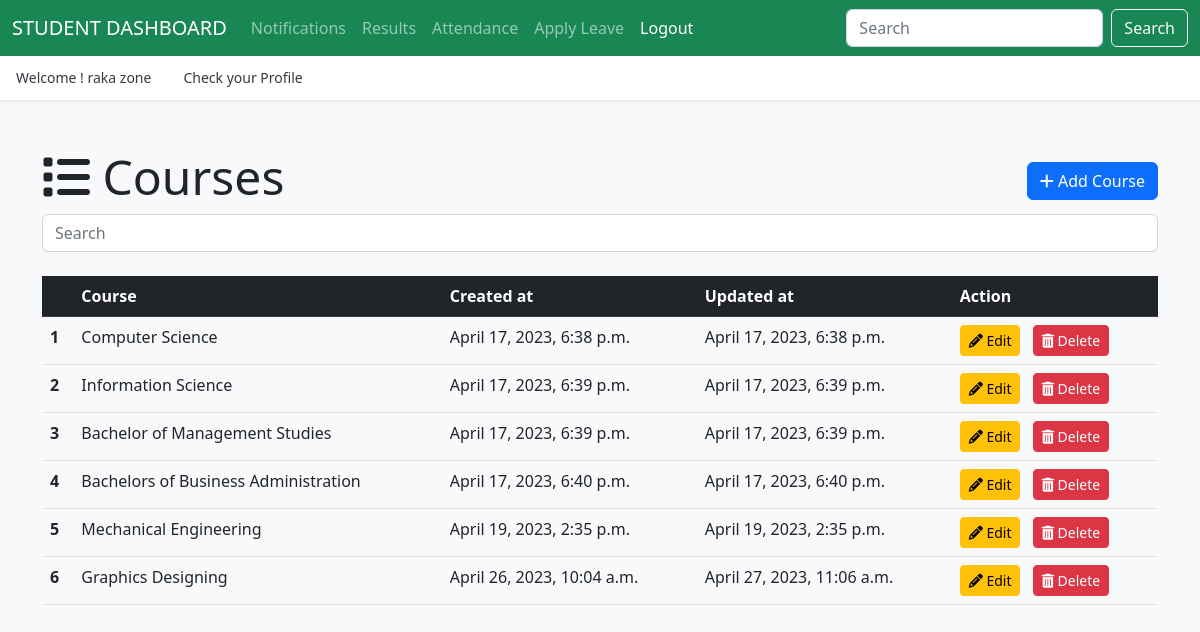
The app's page /hod/course/ (signed in) with its own data.
### authentication/models.py (models this page shows, shortened)
class UserProfile(models.Model):
    user = models.OneToOneField(User, on_delete=models.CASCADE)
    usertype = models.CharField(max_length=50)

### app_hod/models.py (models this page shows, shortened)
class Course(models.Model):
    name = models.CharField(max_length=100)
    created_at = models.DateTimeField(auto_now_add=True)
    updated_at = models.DateTimeField(auto_now=True)

### app_hod/views.py (the view)
# urls.py: path('course/', views.course_index, name='list-course'),
@login_required(login_url='/login/')
def course_index(request):
    course = Course.objects.all()
    context = {"data": course}
    return render(request,'hod/course_index.html', context)

### templates/hod/course_index.html (shortened to what this page needs)
{% extends "layouts/master.html" %}
{% block content %}
<div class="container my-5">
    <div class="d-flex justify-content-between align-items-center">
        <h1 class="display-5 mb-2"><i class="fas fa-list"></i> Courses</h1>
        <a href="{% url 'add-course' %}" class="btn btn-primary"><i class="fas fa-plus"></i> Add Course</a>
    </div>
    <input class="form-control me-2" id="searchInput" type="search" placeholder="Search" aria-label="Search">
    <table class="table mt-4" id="dataTable">
        <thead class="table-dark">
            <tr>
                <th scope="col"></th>
                <th scope="col">Course</th>
                <th scope="col">Created at</th>
                <th scope="col">Updated at</th>
                <th scope="col">Action</th>
            </tr>
        </thead>
        <tbody>
            {% for courses in data %}
            <tr>
                <th scope="row">{{ forloop.counter }}</th>
                <td>{{ courses.name }}</td>
                <td>{{ courses.created_at }}</td>
                <td>{{ courses.updated_at }}</td>
                <td>
                    <a href="{% url 'edit-course' courses.id %}" class="btn btn-sm btn-warning me-2"><i class="fas fa-pencil-alt"></i> Edit</a>
                    <a href="{% url 'delete-course' courses.id %}" class="btn btn-sm btn-danger"><i class="fas fa-trash-alt"></i> Delete</a>
                </td>
            </tr>
            {% endfor %}
        </tbody>
    </table>
</div>
{% endblock %}

### templates/layouts/master.html (shortened to what this page needs)
{% load static %}
<!doctype html>
<html lang="en">
<head>
  <link rel="stylesheet" href="https://cdnjs.cloudflare.com/ajax/libs/font-awesome/6.4.0/css/all.min.css">
  <link href="https://cdn.jsdelivr.net/npm/bootstrap@5.2.3/dist/css/bootstrap.min.css" rel="stylesheet">
  <link href="{% static 'css/offcanvas.css' %}" rel="stylesheet">
</head>
<body class="bg-light">
  {% if user.userprofile.usertype == 'hod' %}
  <nav class="navbar navbar-expand-lg fixed-top navbar-dark bg-success" aria-label="Main navigation">
    <div class="container-fluid">
      <a class="navbar-brand" href="{% url 'hodpage' %}" style="text-transform:uppercase;">{{ user.userprofile.usertype }} Dashboard</a>
      <button class="navbar-toggler p-0 border-0" type="button" id="navbarSideCollapse" aria-label="Toggle navigation">
        <span class="navbar-toggler-icon"></span>
      </button>
      <div class="navbar-collapse offcanvas-collapse" id="navbarsExampleDefault">
        <ul class="navbar-nav me-auto mb-2 mb-lg-0">
          <li class="nav-item dropdown">
            <a class="nav-link dropdown-toggle" href="#" id="dropdown06" data-bs-toggle="dropdown" aria-expanded="false">Leave</a>
            <ul class="dropdown-menu" aria-labelledby="dropdown06">
              <li><a class="dropdown-item" href="{% url 'leave-student' %}">Student Leave</a></li>
              <li><a class="dropdown-item" href="{% url 'leave-staff' %}">Staff Leave</a></li>
            </ul>
          </li>
          <li class="nav-item dropdown">
            <a class="nav-link dropdown-toggle" href="#" id="dropdown00" data-bs-toggle="dropdown" aria-expanded="false">Notification</a>
            <ul class="dropdown-menu" aria-labelledby="dropdown00">
              <li><a class="dropdown-item" href="{% url 'send-studentnotification' %}">Student Notification</a></li>
              <li><a class="dropdown-item" href="{% url 'send-staffnotification' %}">Staff Notification</a></li>
            </ul>
          </li>
          <li class="nav-item dropdown">
            <a class="nav-link dropdown-toggle" href="#" id="dropdown01" data-bs-toggle="dropdown" aria-expanded="false">Course</a>
            <ul class="dropdown-menu" aria-labelledby="dropdown01">
              <li><a class="dropdown-item" href="{% url 'add-course' %}">Add Course</a></li>
              <li><a class="dropdown-item" href="{% url 'list-course' %}">View Course</a></li>
            </ul>
          </li>
          <li class="nav-item dropdown">
            <a class="nav-link dropdown-toggle" href="#" id="dropdown02" data-bs-toggle="dropdown" aria-expanded="false">Student</a>
            <ul class="dropdown-menu" aria-labelledby="dropdown02">
              <li><a class="dropdown-item" href="{% url 'add-student' %}">Add Student</a></li>
              <li><a class="dropdown-item" href="{% url 'list-student' %}">View Student</a></li>
            </ul>
          </li>
          <li class="nav-item dropdown">
            <a class="nav-link dropdown-toggle" href="#" id="dropdown03" data-bs-toggle="dropdown" aria-expanded="false">Staff</a>
            <ul class="dropdown-menu" aria-labelledby="dropdown03">
              <li><a class="dropdown-item" href="{% url 'add-staff' %}">Add Staff</a></li>
              <li><a class="dropdown-item" href="{% url 'list-staff' %}">View Staff</a></li>
            </ul>
          </li>
          <li class="nav-item dropdown">
            <a class="nav-link dropdown-toggle" href="#" id="dropdown04" data-bs-toggle="dropdown" aria-expanded="false">Subject</a>
            <ul class="dropdown-menu" aria-labelledby="dropdown04">
              <li><a class="dropdown-item" href="{% url 'add-subject' %}">Add Subject</a></li>
              <li><a class="dropdown-item" href="{% url 'list-subject' %}">View Subject</a></li>
            </ul>
          </li>
          <li class="nav-item">
            <a class="nav-link active" aria-current="page" href="{% url 'hod-attendance' %}">Attendance</a>
          </li>
          <li class="nav-item">
            <a class="nav-link" href="{% url 'hod-result' %}">Results</a>
          </li>
          <li class="nav-item">
            <a class="nav-link active" aria-current="page" href="{% url 'logout' %}">Logout</a>
          </li>
        </ul>
      </div>
    </div>
  </nav>
  {% elif user.userprofile.usertype == 'student' %}
  <nav class="navbar navbar-expand-lg fixed-top navbar-dark bg-success" aria-label="Main navigation">
    <div class="container-fluid">
      <a class="navbar-brand" href="{% url 'studentpage' %}" style="text-transform:uppercase;">{{ user.userprofile.usertype }} Dashboard</a>
      <div class="navbar-collapse offcanvas-collapse" id="navbarsExampleDefault">
        <ul class="navbar-nav me-auto mb-2 mb-lg-0">
          <li class="nav-item">
            <a class="nav-link" href="{% url 'student-notification' %}">Notifications</a>
          </li>
          <li class="nav-item">
            <a class="nav-link" href="{% url 'student-result' %}">Results</a>
          </li>
          <li class="nav-item">
            <a class="nav-link" href="{% url 'student-attendance' %}">Attendance</a>
          </li>
          <li class="nav-item">
            <a class="nav-link" href="{% url 'student-applyleave' %}">Apply Leave</a>
          </li>
          <li class="nav-item">
            <a class="nav-link active" aria-current="page" href="{% url 'logout' %}">Logout</a>
          </li>
        </ul>
        <form class="d-flex">
          <input class="form-control me-2" type="search" placeholder="Search" aria-label="Search">
          <button class="btn btn-outline-light" type="submit">Search</button>
        </form>
      </div>
    </div>
  </nav>
  {% endif %}
  <div class="nav-scroller bg-body shadow-sm">
    <nav class="nav nav-underline" aria-label="Secondary navigation">
      <p class="nav-link active" aria-current="page">Welcome ! {{ user.first_name }} {{ user.last_name }}</p>
      <a class="nav-link active" aria-current="page"
      {% if user.userprofile.usertype == 'hod' %}
      href=" {% url 'hodprofile' %}"
      {% elif user.userprofile.usertype == 'staff' %}
      href=" {% url 'staffprofile' %}"
      {% elif user.userprofile.usertype == 'student' %}
      href=" {% url 'studentprofile' %}"
      {% endif %}>Check your Profile</a>
    </nav>
  </div>
  {% block content %}
  {% endblock %}
</body>
</html>

### static/css/offcanvas.css (style rules this page uses)
html, body { overflow-x: hidden; }
body { padding-top: 56px; }
.nav-scroller { position: relative; z-index: 2; height: 2.75rem; overflow-y: hidden; }
.nav-scroller .nav { display: flex; flex-wrap: nowrap; padding-bottom: 1rem; margin-top: -1px; overflow-x: auto; color: rgba(255, 255, 255, .75); text-align: center; white-space: nowrap; -webkit-overflow-scrolling: touch; }
.nav-underline .nav-link { padding-top: .75rem; padding-bottom: .75rem; font-size: .875rem; color: #6c757d; }
.nav-underline .active { font-weight: 500; color: #343a40; }

### records on screen
Course: name "Computer Science", created_at "April 17, 2023, 6:38 p.m.", updated_at "April 17, 2023, 6:38 p.m."
Course: name "Information Science", created_at "April 17, 2023, 6:39 p.m.", updated_at "April 17, 2023, 6:39 p.m."
Course: name "Bachelor of Management Studies", created_at "April 17, 2023, 6:39 p.m.", updated_at "April 17, 2023, 6:39 p.m."
Course: name "Bachelors of Business Administration", created_at "April 17, 2023, 6:40 p.m.", updated_at "April 17, 2023, 6:40 p.m."
Course: name "Mechanical Engineering", created_at "April 19, 2023, 2:35 p.m.", updated_at "April 19, 2023, 2:35 p.m."
Course: name "Graphics Designing", created_at "April 26, 2023, 10:04 a.m.", updated_at "April 27, 2023, 11:06 a.m."

### other values on screen
{{ user.userprofile.usertype }} "STUDENT"
{{ user.first_name }} "raka"
{{ user.last_name }} "zone"
